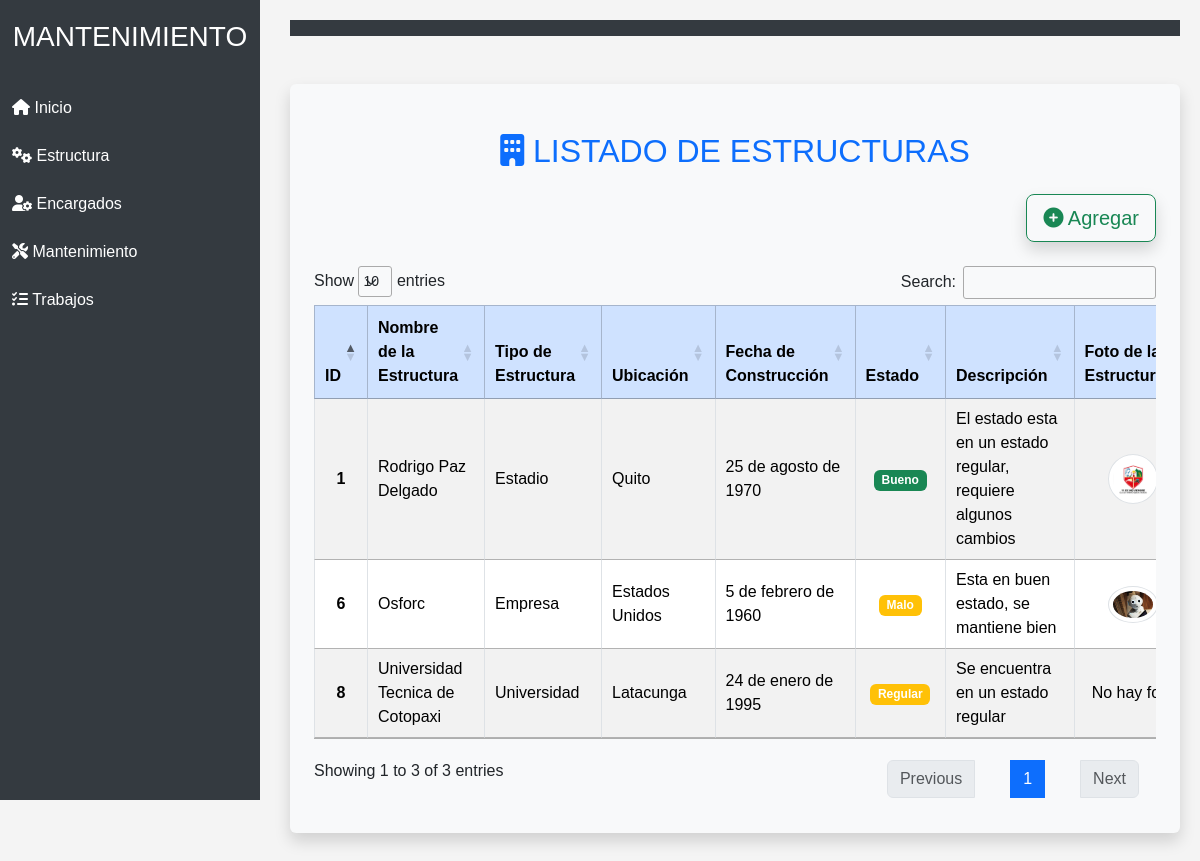
/listadoEstructura/, run on the app's committed database.
### Aplicaciones/Reparacion/models.py (models this page shows, shortened)
class Estructura(models.Model):
    ESTADO_CHOICES = [
        ('Bueno', 'Bueno'),
        ('Regular', 'Regular'),
        ('Malo', 'Malo'),
    ]
    nombre = models.CharField(max_length=100)
    tipo = models.CharField(max_length=50)
    ubicacion = models.CharField(max_length=255)
    fecha_construccion = models.DateField()
    estado = models.CharField(max_length=50, choices=ESTADO_CHOICES)
    descripcion = models.TextField(blank=True, null=True)
    imagen = models.ImageField(upload_to='estructuras/', blank=True, null=True)  # Guarda en 'media/estructuras/'

### Aplicaciones/Reparacion/views.py (the view)
# urls.py: path('listadoEstructura/', views.listadoEstructura, name='listadoEstructura'),
def listadoEstructura(request):
    nombre = request.GET.get('nombre', '')
    estructuras = Estructura.objects.all()
    if nombre:
        estructuras = estructuras.filter(nombre__icontains=nombre)
    return render(request, 'listadoEstructura.html', {'estructuras': estructuras})

### Aplicaciones/Reparacion/templates/listadoEstructura.html (shortened to what this page needs)
{% extends "plantilla.html" %}
{% block contenido %}
<div class="container my-5 bg-light p-4 rounded shadow">
    <h2 class="my-4 text-center text-primary">
        <i class="fas fa-building"></i> LISTADO DE ESTRUCTURAS
    </h2>
    <div class="d-flex justify-content-end mb-4">
        <a href="{% url 'nuevaEstructura' %}" class="btn btn-outline-success btn-lg shadow">
            <i class="fas fa-plus-circle"></i> Agregar
        </a>
    </div>
    <div class="table-responsive">
        <table id="estructuraTable" class="table table-striped table-hover table-bordered align-middle">
            <thead class="table-primary text-center">
                <tr>
                    <th>ID</th>
                    <th>Nombre de la Estructura</th>
                    <th>Tipo de Estructura</th>
                    <th>Ubicación</th>
                    <th>Fecha de Construcción</th>
                    <th>Estado</th>
                    <th>Descripción</th>
                    <th>Foto de la Estructura</th>
                </tr>
            </thead>
            <tbody>
                {% for estructura in estructuras %}
                    <tr>
                        <td class="text-center"><strong>{{ estructura.id }}</strong></td>
                        <td>{{ estructura.nombre }}</td>
                        <td>{{ estructura.tipo }}</td>
                        <td>{{ estructura.ubicacion }}</td>
                        <td>{{ estructura.fecha_construccion }}</td>
                        <td class="text-center">
                            <span class="badge bg-{% if estructura.estado == 'Bueno' %}success{% else %}warning{% endif %}">
                                {{ estructura.estado }}
                            </span>
                        </td>
                        <td>{{ estructura.descripcion }}</td>
                        <td class="text-center">
                            {% if estructura.imagen %}
                                <a href="#" data-bs-toggle="modal" data-bs-target="#imageModal{{ estructura.id }}">
                                    <img src="{{ estructura.imagen.url }}" alt="Foto de Estructura" width="50" height="50" class="img-thumbnail rounded-circle">
                                </a>
                            {% else %}
                                <span>No hay foto</span>
                            {% endif %}
                        </td>
                    </tr>
                {% endfor %}
            </tbody>
        </table>
    </div>
</div>
<link rel="stylesheet" href="https://cdn.datatables.net/1.13.4/css/jquery.dataTables.min.css">
<link rel="stylesheet" href="https://cdn.datatables.net/buttons/2.3.6/css/buttons.dataTables.min.css">
{% endblock %}

### Aplicaciones/Reparacion/templates/plantilla.html (shortened to what this page needs)
<!DOCTYPE html>
<html lang="es">
<head>
    <link href="https://cdn.jsdelivr.net/npm/bootstrap@5.3.3/dist/css/bootstrap.min.css" rel="stylesheet">
    <link rel="stylesheet" href="https://cdnjs.cloudflare.com/ajax/libs/font-awesome/6.0.0/css/all.min.css">
    <link rel="stylesheet" href="https://cdn.datatables.net/1.13.6/css/jquery.dataTables.min.css">
    <link rel="stylesheet" href="https://cdn.datatables.net/1.13.6/css/dataTables.bootstrap5.min.css">
</head>
<body>
    <div class="sidebar">
        <h3>MANTENIMIENTO</h3>
        <a href="/" class="text-white">
            <i class="fas fa-home"></i> Inicio
        </a>
        <a class="text-white" data-bs-toggle="collapse" href="#menuEstructura" role="button" aria-expanded="false">
            <i class="fas fa-cogs"></i> Estructura
        </a>
        <a class="text-white" data-bs-toggle="collapse" href="#menuEncargados" role="button" aria-expanded="false">
            <i class="fas fa-user-cog"></i> Encargados
        </a>
        <a class="text-white" data-bs-toggle="collapse" href="#menuMantenimiento" role="button" aria-expanded="false">
            <i class="fas fa-tools"></i> Mantenimiento
        </a>
        <a class="text-white" data-bs-toggle="collapse" href="#menuTrabajos" role="button" aria-expanded="false">
            <i class="fas fa-tasks"></i> Trabajos
        </a>
    </div>
    <div class="content">
        <nav class="navbar navbar-expand-lg navbar-dark">
        </nav>
        <div>
            {% block contenido %}{% endblock %}
        </div>
    </div>
</body>
</html>

### Aplicaciones/Reparacion/templates/plantilla.html (style rules this page uses)
body { font-family: 'Arial', sans-serif; background-color: #f4f4f4; margin: 0; padding: 0; }
.sidebar { width: 260px; height: 100vh; position: fixed; background: #343a40; padding-top: 20px; transition: all 0.3s; color: white; }
.sidebar h3 { text-align: center; margin-bottom: 30px; }
.sidebar a { color: #ffffff; padding: 12px; display: block; text-decoration: none; transition: 0.3s; font-size: 16px; }
.content { margin-left: 270px; padding: 20px; }
.navbar { background: #343a40 !important; }

### data on the page
Estructura: id "1", nombre "Rodrigo Paz Delgado", tipo "Estadio", ubicacion "Quito", fecha_construccion "25 de agosto de 1970", estado "Bueno", descripcion "El estado esta en un estado regular, requiere algunos cambios", imagen (picture)
Estructura: id "6", nombre "Osforc", tipo "Empresa", ubicacion "Estados Unidos", fecha_construccion "5 de febrero de 1960", estado "Malo", descripcion "Esta en buen estado, se mantiene bien", imagen (picture)
Estructura: id "8", nombre "Universidad Tecnica de Cotopaxi", tipo "Universidad", ubicacion "Latacunga", fecha_construccion "24 de enero de 1995", estado "Regular", descripcion "Se encuentra en un estado regular", imagen "No hay…"
